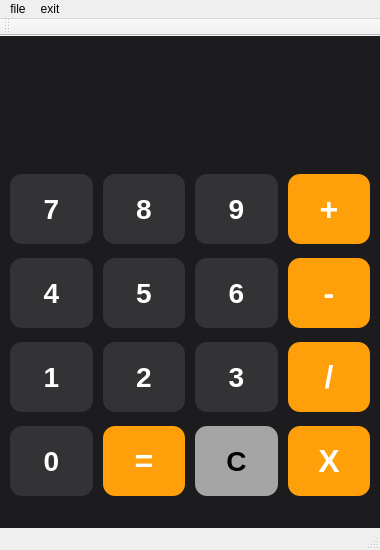
<?xml version="1.0" encoding="UTF-8"?>
<ui version="4.0">
 <class>MainWindow</class>
 <widget class="QMainWindow" name="MainWindow">
  <property name="geometry">
   <rect>
    <x>0</x>
    <y>0</y>
    <width>380</width>
    <height>550</height>
   </rect>
  </property>
  <property name="windowTitle">
   <string>MainWindow</string>
  </property>
  <property name="styleSheet">
   <string notr="true">/* --- Main Window Background --- */
QWidget#centralwidget {
    background-color: #1c1c1e; /* Deep Apple-style dark mode */
}

/* --- Display Screen --- */
QLineEdit#display {
    background-color: #1c1c1e;
    color: #ffffff;
    border: none;
    font-size: 64px;
    font-family: &quot;Segoe UI&quot;, &quot;San Francisco&quot;, &quot;Helvetica Neue&quot;, sans-serif;
    qproperty-alignment: 'AlignRight|AlignTrailing|AlignVCenter';
    padding-right: 15px;
    margin-bottom: 20px;
}

/* --- Standard Digits --- */
QPushButton {
    background-color: #333336;
    color: #ffffff;
    border: none;
    border-radius: 12px; /* Smooth rounded corners */
    font-size: 28px;
    font-weight: 500;
    min-width: 70px;
    min-height: 70px;
}

QPushButton:hover {
    background-color: #444447; /* Subtle highlight on hover */
}

QPushButton:pressed {
    background-color: #555559; /* Bright flash on click */
}

/* --- Operator Buttons --- */
QPushButton#btnAdd, QPushButton#btnSubtract, QPushButton#btnMultiply, QPushButton#btnDivide, QPushButton#btnEqual {
    background-color: #ff9f0a; /* Modern neon orange accent */
    color: #ffffff;
    font-size: 32px;
}

QPushButton#btnAdd:hover, QPushButton#btnSubtract:hover, QPushButton#btnMultiply:hover, QPushButton#btnDivide:hover, QPushButton#btnEqual:hover {
    background-color: #ffb03a;
}

QPushButton#btnAdd:pressed, QPushButton#btnSubtract:pressed, QPushButton#btnMultiply:pressed, QPushButton#btnDivide:pressed, QPushButton#btnEqual:pressed {
    background-color: #e08c09;
}

QPushButton#btnClear {
    background-color: #a5a5a5; /* Light grey */
    color: #000000; /* Dark text */
}

QPushButton#btnClear:hover {
    background-color: #d4d4d2;
}

QPushButton#btnClear:pressed {
    background-color: #8e8e8e;
}</string>
  </property>
  <widget class="QWidget" name="centralwidget">
   <widget class="QLineEdit" name="display">
    <property name="geometry">
     <rect>
      <x>0</x>
      <y>10</y>
      <width>380</width>
      <height>101</height>
     </rect>
    </property>
   </widget>
   <widget class="QWidget" name="">
    <property name="geometry">
     <rect>
      <x>0</x>
      <y>120</y>
      <width>380</width>
      <height>361</height>
     </rect>
    </property>
    <layout class="QGridLayout" name="gridLayout">
     <property name="leftMargin">
      <number>10</number>
     </property>
     <property name="topMargin">
      <number>10</number>
     </property>
     <property name="rightMargin">
      <number>10</number>
     </property>
     <property name="bottomMargin">
      <number>10</number>
     </property>
     <property name="horizontalSpacing">
      <number>10</number>
     </property>
     <item row="0" column="0">
      <widget class="QPushButton" name="btn7">
       <property name="minimumSize">
        <size>
         <width>70</width>
         <height>70</height>
        </size>
       </property>
       <property name="text">
        <string>7</string>
       </property>
      </widget>
     </item>
     <item row="0" column="1">
      <widget class="QPushButton" name="btn8">
       <property name="minimumSize">
        <size>
         <width>70</width>
         <height>70</height>
        </size>
       </property>
       <property name="text">
        <string>8</string>
       </property>
      </widget>
     </item>
     <item row="0" column="2">
      <widget class="QPushButton" name="btn9">
       <property name="minimumSize">
        <size>
         <width>70</width>
         <height>70</height>
        </size>
       </property>
       <property name="text">
        <string>9</string>
       </property>
      </widget>
     </item>
     <item row="0" column="3">
      <widget class="QPushButton" name="btnAdd">
       <property name="minimumSize">
        <size>
         <width>70</width>
         <height>70</height>
        </size>
       </property>
       <property name="text">
        <string>+</string>
       </property>
      </widget>
     </item>
     <item row="1" column="0">
      <widget class="QPushButton" name="btn4">
       <property name="minimumSize">
        <size>
         <width>70</width>
         <height>70</height>
        </size>
       </property>
       <property name="text">
        <string>4</string>
       </property>
      </widget>
     </item>
     <item row="1" column="1">
      <widget class="QPushButton" name="btn5">
       <property name="minimumSize">
        <size>
         <width>70</width>
         <height>70</height>
        </size>
       </property>
       <property name="text">
        <string>5</string>
       </property>
      </widget>
     </item>
     <item row="1" column="2">
      <widget class="QPushButton" name="btn6">
       <property name="minimumSize">
        <size>
         <width>70</width>
         <height>70</height>
        </size>
       </property>
       <property name="text">
        <string>6</string>
       </property>
      </widget>
     </item>
     <item row="1" column="3">
      <widget class="QPushButton" name="btnSubtract">
       <property name="minimumSize">
        <size>
         <width>70</width>
         <height>70</height>
        </size>
       </property>
       <property name="text">
        <string>-</string>
       </property>
      </widget>
     </item>
     <item row="2" column="0">
      <widget class="QPushButton" name="btn1">
       <property name="minimumSize">
        <size>
         <width>70</width>
         <height>70</height>
        </size>
       </property>
       <property name="text">
        <string>1</string>
       </property>
      </widget>
     </item>
     <item row="2" column="1">
      <widget class="QPushButton" name="btn2">
       <property name="minimumSize">
        <size>
         <width>70</width>
         <height>70</height>
        </size>
       </property>
       <property name="text">
        <string>2</string>
       </property>
      </widget>
     </item>
     <item row="2" column="2">
      <widget class="QPushButton" name="btn3">
       <property name="minimumSize">
        <size>
         <width>70</width>
         <height>70</height>
        </size>
       </property>
       <property name="text">
        <string>3</string>
       </property>
      </widget>
     </item>
     <item row="2" column="3">
      <widget class="QPushButton" name="btnDivide">
       <property name="minimumSize">
        <size>
         <width>70</width>
         <height>70</height>
        </size>
       </property>
       <property name="text">
        <string>/</string>
       </property>
      </widget>
     </item>
     <item row="3" column="0">
      <widget class="QPushButton" name="btn0">
       <property name="minimumSize">
        <size>
         <width>70</width>
         <height>70</height>
        </size>
       </property>
       <property name="text">
        <string>0</string>
       </property>
      </widget>
     </item>
     <item row="3" column="1">
      <widget class="QPushButton" name="btnEqual">
       <property name="minimumSize">
        <size>
         <width>70</width>
         <height>70</height>
        </size>
       </property>
       <property name="text">
        <string>=</string>
       </property>
      </widget>
     </item>
     <item row="3" column="2">
      <widget class="QPushButton" name="btnClear">
       <property name="minimumSize">
        <size>
         <width>70</width>
         <height>70</height>
        </size>
       </property>
       <property name="text">
        <string>C</string>
       </property>
      </widget>
     </item>
     <item row="3" column="3">
      <widget class="QPushButton" name="btnMultiply">
       <property name="minimumSize">
        <size>
         <width>70</width>
         <height>70</height>
        </size>
       </property>
       <property name="text">
        <string>X</string>
       </property>
      </widget>
     </item>
    </layout>
   </widget>
  </widget>
  <widget class="QMenuBar" name="menubar">
   <property name="geometry">
    <rect>
     <x>0</x>
     <y>0</y>
     <width>380</width>
     <height>23</height>
    </rect>
   </property>
   <widget class="QMenu" name="menuFile">
    <property name="title">
     <string>file</string>
    </property>
   </widget>
   <widget class="QMenu" name="menuexit">
    <property name="title">
     <string>exit</string>
    </property>
   </widget>
   <addaction name="menuFile"/>
   <addaction name="menuexit"/>
  </widget>
  <widget class="QStatusBar" name="statusbar"/>
  <widget class="QToolBar" name="toolBar">
   <property name="windowTitle">
    <string>toolBar</string>
   </property>
   <attribute name="toolBarArea">
    <enum>TopToolBarArea</enum>
   </attribute>
   <attribute name="toolBarBreak">
    <bool>false</bool>
   </attribute>
  </widget>
 </widget>
 <resources/>
 <connections/>
</ui>
